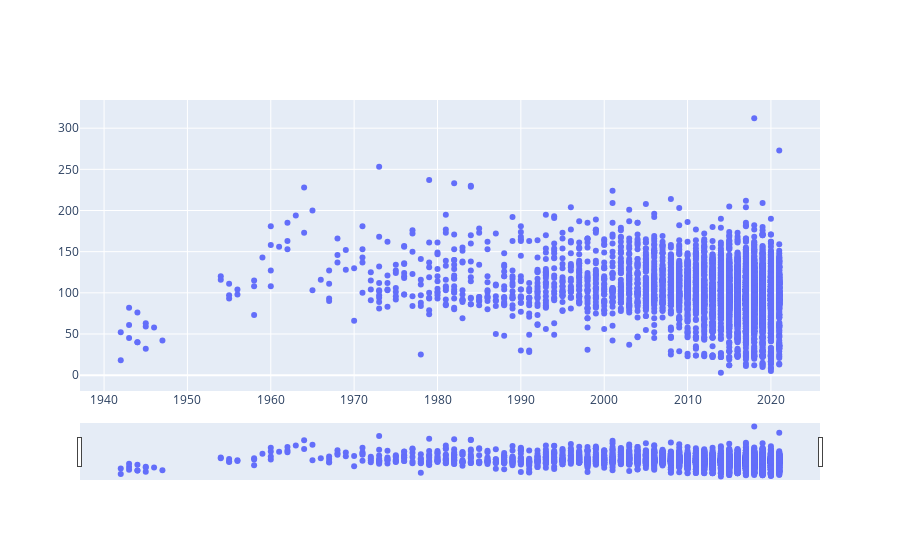

The code cell stored with this chart in its notebook:
### Code cell
import plotly.graph_objects as px
import plotly.express as go
import numpy as np

x = netflix_f['release_year']
y = netflix_f['duration_min']

plot = px.Figure(data=[px.Scatter(
    x=x,
    y=y,
    mode='markers',)
])

plot.update_layout(
    xaxis=dict(
        rangeselector=dict(
            buttons=list([
                dict(count=1,
                step="year",
                stepmode="backward"),
            ])
        ),
        rangeslider=dict(
            visible=True
        ),
    )
)

plot.show()

### Figure 1 — Plotly figure (JSON) as saved in the notebook; plotly's stock layout.template omitted (floating-point values rounded to 4 significant figures; data arrays with more than 128 entries replaced by an {"elided": "..."} marker saying what was removed)
{"data": [{"mode": "markers", "type": "scatter", "x": {"elided": "6131 int values"}, "y": {"elided": "6131 int values"}}], "layout": {"xaxis": {"rangeselector": {"buttons": [{"count": 1, "step": "year", "stepmode": "backward"}]}, "rangeslider": {"visible": true}}}}
